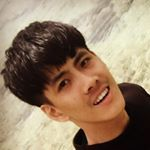
#> input picture hw1/imgs/selfie.jpg, 150 x 150 px
$ python histspec.py ../hw1/imgs/selfie.jpg
#> lines starting #> are read from the running program, lines starting #| are printed output that depends on the picture
#
#   DIP Homework 2 - histspec.py
#   Histogram Specification
#   Written by Liang-Han, Lin, 2019.10.20
#

import argparse
import cv2
import matplotlib.pyplot as plt
import numpy as np
import os.path as osp


parser = argparse.ArgumentParser("Image Histogram Specification")
parser.add_argument("source", type=str, default="imgs/selfie.jpg", help="source image path")
parser.add_argument("--target", type=str, default=None, help="target image path. if none, the target will be "
                                                             "equalized histogram")
parser.add_argument("--cspace", type=str, default="gray", choices=["gray", "rgb", "yuv"], help="color space "
                                                                                               "used")
parser.add_argument("--plot", default=False, action="store_true", help="plot histograms")


def read_image(path):
    print("read image:", path)
    img_bgr = cv2.imread(path)
    img_rgb = cv2.cvtColor(img_bgr, cv2.COLOR_BGR2RGB)
    return img_rgb


def write_image(path, img):
    print("write image:", path)
    img_bgr = cv2.cvtColor(img, cv2.COLOR_RGB2BGR)
    cv2.imwrite(path, img_bgr)


def histogram_specification(src_img, tar_img=None):
    # get the histogram of source image (normalized to sum = 1)
    src_hist, index = np.histogram(src_img, bins=range(256 + 1), density=True)

    # get source cdf of histogram
    src_cdf = np.cumsum(src_hist)

    # define target cdf
    if tar_img:
        tar_hist, index = np.histogram(tar_img, bins=range(256 + 1), density=True)
        tar_cdf = np.cumsum(tar_hist)

    else:
        # histogram equalization
        tar_hist = np.ones(256) / 256
        tar_cdf = np.linspace(0, 1, 256)

    # init mapping
    mapping = np.zeros(256, dtype=np.uint8)

    # find mapping
    index = index[:-1]

    for i in index:
        min_diff = 1.0

        for j in range(mapping[i-1], 256):  # continue finding mapping from last found mapping (i-1)
            diff = np.abs(src_cdf[i] - tar_cdf[j])  # find the closest diff

            if diff <= min_diff:  # recording closer diff until its the closest
                min_diff = diff
                mapping[i] = j

            else:  # if closest diff found, break the inner loop
                break

    # map pixel values
    res_img = mapping[src_img]
    res_hist, index = np.histogram(res_img, bins=range(256 + 1), density=True)
    res_cdf = np.cumsum(res_hist)

    return [src_img, res_img], [src_hist, res_hist], [src_cdf, res_cdf]

# [77 lines left out: function plot_result, not called in this run]


class Graphset:

    def __init__(self):
        self.img = None
        self.hists = []
        self.cdfs = []


class PlotInfo:

    def __init__(self, cspace="gray"):
        self.cspace = cspace
        self.src = Graphset()
        self.res = Graphset()


def main(args):
    name, ext = osp.splitext(args.source)
    src_save_path = name + "-%s-src" % args.cspace + ext
    res_save_path = name + "-%s-res" % args.cspace + ext
    hist_save_path = name + "-%s-hist" % args.cspace + ext

    src_rgb = read_image(args.source)
#> in read_image, img_bgr is the input picture: shape (150, 150, 3); mean B, G, R 106, 128.9, 151.6
    tar_rgb = read_image(args.target) if args.target else None

    plots = PlotInfo(args.cspace)

    if args.cspace == "gray":
        # convert color space to gray
        src_gray = cv2.cvtColor(src_rgb, cv2.COLOR_RGB2GRAY)
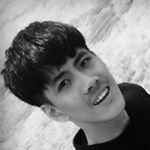
#> src_gray: shape (150, 150); min 1, max 251, mean 133.1
        tar_gray = cv2.cvtColor(tar_rgb, cv2.COLOR_RGB2GRAY) if tar_rgb else None

        # histogram equalization or specification
        imgs, hists, cdfs = histogram_specification(src_gray, tar_gray)
#> in histogram_specification, `src_hist, index = np.histogram(src_img, bins=range(256 + 1), density=T..`: src_hist = 256 values, max 0.0199 at index 7, min 0 at index 0, mean 0.00391; index = 257 values from 0 to 256
#> in histogram_specification, `src_cdf = np.cumsum(src_hist)`: src_cdf = 256 values from 0 to 1
#> in histogram_specification, `index = index[:-1]`: index = 256 values from 0 to 255
#> in histogram_specification, `res_img = mapping[src_img]`:
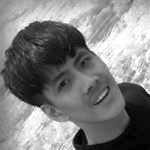
#> res_img: shape (150, 150); min 0, max 255, mean 128.3
#> in histogram_specification, `res_hist, index = np.histogram(res_img, bins=range(256 + 1), density=T..`: res_hist = 256 values, max 0.0199 at index 8, min 0 at index 2, mean 0.00391; index = 257 values from 0 to 256
#> in histogram_specification, `res_cdf = np.cumsum(res_hist)`: res_cdf = 256 values from 0.00142 to 1
#> imgs = 2 items; hists = 2 items; cdfs = 2 items

        # save source and result images
        write_image(src_save_path, imgs[0])
        write_image(res_save_path, imgs[1])

        # save histograms
        if args.plot:
            plots.src.img = imgs[0]
            plots.src.hists += [hists[0]]
            plots.src.cdfs += [cdfs[0]]
            plots.res.img = imgs[1]
            plots.res.hists += [hists[1]]
            plots.res.cdfs += [cdfs[1]]
            plot_result(plots, hist_save_path)

    elif args.cspace == "rgb":
        height, width, channels = src_rgb.shape
        res_rgb = np.zeros(src_rgb.shape, dtype=np.uint8)

        for c in range(channels):
            src_img = src_rgb[:, :, c]
            tar_img = tar_rgb[:, :, c] if tar_rgb else None

            # histogram equalization or specification
            imgs, hists, cdfs = histogram_specification(src_img, tar_img)

            # apply new values on channel
            res_rgb[:, :, c] = imgs[1]

            if args.plot:
                plots.src.hists += [hists[0]]
                plots.src.cdfs += [cdfs[0]]
                plots.res.hists += [hists[1]]
                plots.res.cdfs += [cdfs[1]]

        # save source and result images
        write_image(src_save_path, src_rgb)
        write_image(res_save_path, res_rgb)

        if args.plot:
            plots.src.img = src_rgb
            plots.res.img = res_rgb
            plot_result(plots, hist_save_path)

    elif args.cspace == "yuv":
        height, width, channels = src_rgb.shape

        # convert color space to yuv
        src_yuv = cv2.cvtColor(src_rgb, cv2.COLOR_RGB2YUV)
        tar_yuv = cv2.cvtColor(tar_rgb, cv2.COLOR_RGB2YUV) if tar_rgb else None

        # init result image
        res_yuv = np.zeros(src_rgb.shape, dtype=np.uint8)
        res_yuv[:, :, 1] = src_yuv[:, :, 1]
        res_yuv[:, :, 2] = src_yuv[:, :, 2]

        # extract y channel
        src_y = src_yuv[:, :, 0]
        tar_y = tar_yuv[:, :, 0] if tar_yuv else None

        # histogram equalization or specification
        imgs, hists, cdfs = histogram_specification(src_y, tar_y)

        # apply new values on y channel
        res_yuv[:, :, 0] = imgs[1]

        # convert color space back to rgb
        res_rgb = cv2.cvtColor(res_yuv, cv2.COLOR_YUV2RGB)

        # save source and result image
        write_image(src_save_path, src_rgb)
        write_image(res_save_path, res_rgb)

        if args.plot:
            plots.src.img = src_rgb
            plots.src.hists += [hists[0]]
            plots.src.cdfs += [cdfs[0]]
            plots.res.img = res_rgb
            plots.res.hists += [hists[1]]
            plots.res.cdfs += [cdfs[1]]
            plot_result(plots, hist_save_path)


if __name__ == '__main__':
    args = parser.parse_args()
    main(args)
